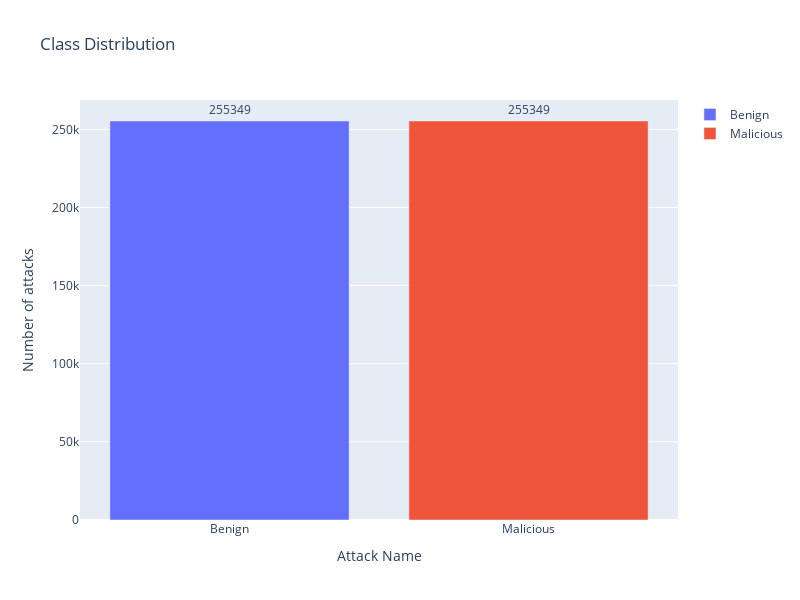

Source (notebook cell):
### Code cell
fig = go.Figure(data=[
    go.Bar(name='Benign', 
           y=df_equal["Label"].value_counts().values[0:1],
           x=['Benign'],
           text = df_equal["Label"].value_counts()[0:1],
           orientation='v',
           textposition='outside',),
    go.Bar(name='Malicious', 
           y=df_equal["Label"].value_counts().values[1:2],
           x=['Malicious'],
           text = df_equal["Label"].value_counts()[1:2],
           orientation='v',
           textposition='outside',)
])
# Change the bar mode
fig.update_layout(
                  width=800,
                  height=600,
                  title=f'Class Distribution',
                  yaxis_title='Number of attacks',
                  xaxis_title='Attack Name',)
iplot(fig)

### Figure 1 — Plotly figure (JSON) as saved in the notebook; plotly's stock layout.template omitted (floating-point values rounded to 4 significant figures)
{"data": [{"name": "Benign", "orientation": "v", "text": [255349], "textposition": "outside", "x": ["Benign"], "y": [255349], "type": "bar"}, {"name": "Malicious", "orientation": "v", "text": [255349], "textposition": "outside", "x": ["Malicious"], "y": [255349], "type": "bar"}], "layout": {"height": 600, "title": {"text": "Class Distribution"}, "width": 800, "xaxis": {"title": {"text": "Attack Name"}, "type": "category", "range": [-0.5, 1.5], "autorange": true}, "yaxis": {"title": {"text": "Number of attacks"}, "type": "linear", "range": [0, 268800.0], "autorange": true}}}
